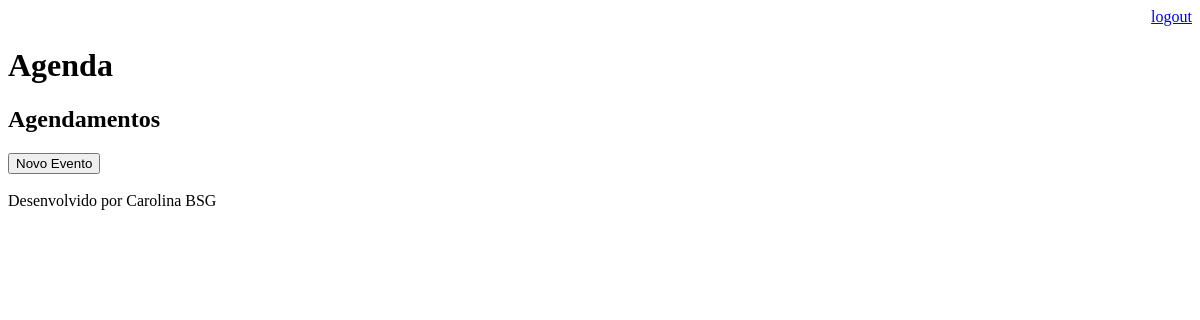
Page /agenda/ (signed in) on the earlier database version.
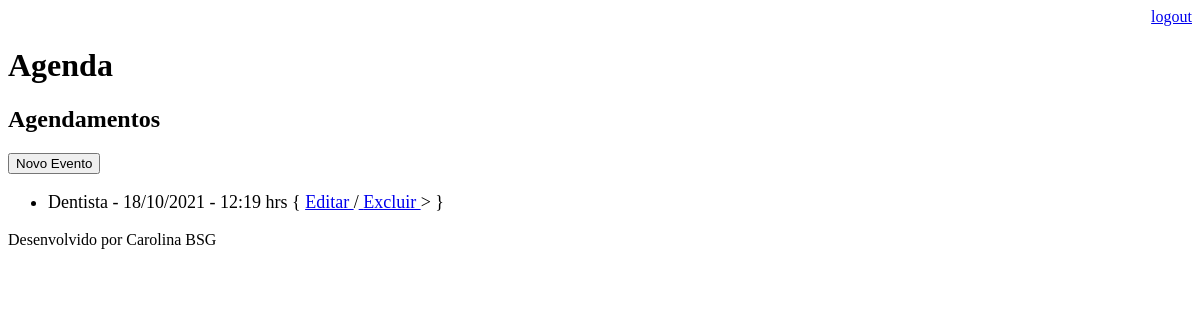
Same page on the later database version.
### core/models.py (models this page shows, shortened)
class Evento(models.Model):
    titulo = models.CharField(max_length=100)
    descricao = models.TextField(blank=True, null=True)
    data_evento = models.DateTimeField(verbose_name='Data do Evento')
    data_criacao = models.DateTimeField(auto_now=True)
    usuario = models.ForeignKey(User, on_delete=models.CASCADE)
    class Meta:
        db_table = 'evento'
    def get_data_evento(self):
        return self.data_evento.strftime('%d/%m/%Y - %H:%M hrs')
    def get_evento_atrasado(self):
        if self.data_evento < datetime.now():
            return True
        else:
            return False

### core/views.py (the view)
# urls.py: path('agenda/', views.lista_eventos),
@login_required(login_url='/login')
def lista_eventos(request):
    usuario = request.user
    data_atual = datetime.now() - timedelta(hours=1)
    evento = Evento.objects.filter(usuario=usuario,
                                   data_evento__gt=data_atual)
    dados = {'eventos':evento}
    return render(request, 'agenda.html', dados)

### agenda/templates/agenda.html (shortened to what this page needs)
{% extends "model-page.html" %}
{% block content %}
    <h2>Agendamentos</h2>
    <a href="evento/">
        <button type="button">Novo Evento</button>
    </a>
    <ul style="font-size: 18px">
        {% for evento in eventos %}
            <li>
                <div style=>
                    {{ evento.titulo }} - {{ evento.get_data_evento }}
                    { <a href="evento/?id={{ evento.id }}"> Editar </a>
                    /<a href="evento/delete/{{ evento.id }}/">  Excluir </a>> }
                </div>
            </li>
        {% endfor %}
    </ul>
{% endblock content %}

### agenda/templates/model-page.html
<!DOCTYPE html>
<html lang="en">
<head>
    {% include "model-header.html" %}
</head>
<body>
    {% block content%} {% endblock %}
    {% include "model-footer.html" %}
</body>
</html>

### agenda/templates/model-header.html (shortened to what this page needs)
    <div align="right">
        <a href="/logout">logout</a>
    </div>
    <h1>Agenda</h1>

### agenda/templates/model-footer.html
<p>Desenvolvido por Carolina BSG</p>

Differences in the rows shown:
added Evento: titulo "Dentista", get_data_evento "18/10/2021 - 12:19 hrs"
